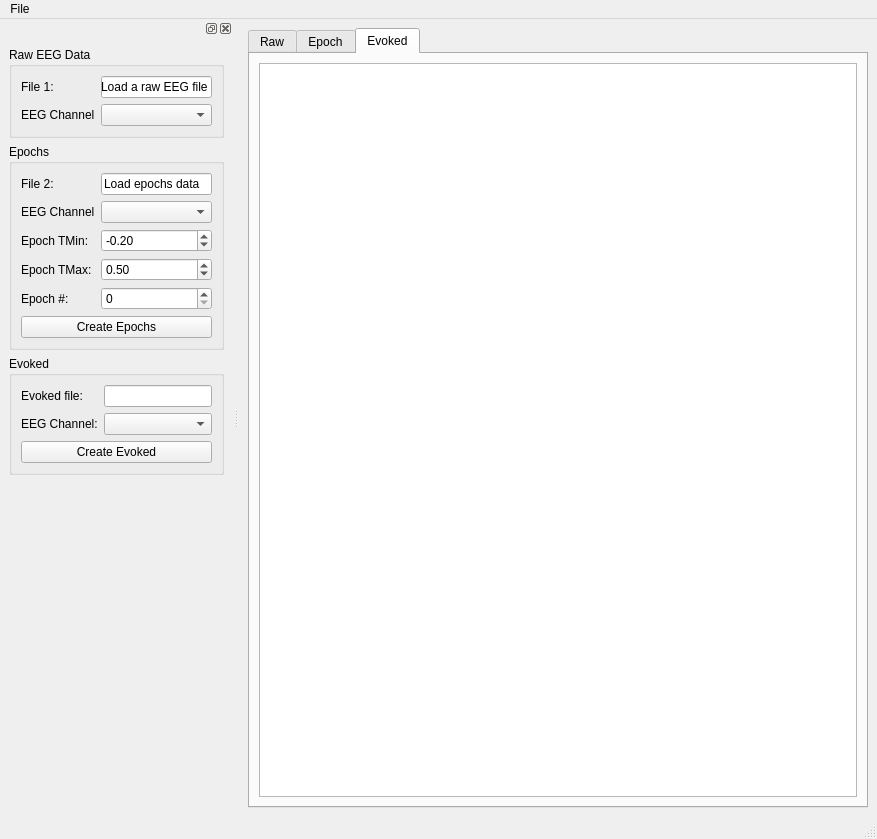
<?xml version="1.0" encoding="UTF-8"?>
<ui version="4.0">
 <class>MainWindow</class>
 <widget class="QMainWindow" name="MainWindow">
  <property name="geometry">
   <rect>
    <x>0</x>
    <y>0</y>
    <width>877</width>
    <height>839</height>
   </rect>
  </property>
  <property name="windowTitle">
   <string>MainWindow</string>
  </property>
  <widget class="QWidget" name="centralwidget">
   <layout class="QGridLayout" name="gridLayout">
    <item row="0" column="0">
     <widget class="QTabWidget" name="tabWidget">
      <property name="currentIndex">
       <number>2</number>
      </property>
      <widget class="QWidget" name="tab">
       <attribute name="title">
        <string>Raw</string>
       </attribute>
       <layout class="QGridLayout" name="gridLayout_3">
        <item row="0" column="0">
         <widget class="GraphicsLayoutWidget" name="graphicsView"/>
        </item>
       </layout>
      </widget>
      <widget class="QWidget" name="tab_2">
       <attribute name="title">
        <string>Epoch</string>
       </attribute>
       <layout class="QGridLayout" name="gridLayout_8">
        <item row="0" column="0">
         <widget class="GraphicsLayoutWidget" name="graphicsView_2"/>
        </item>
       </layout>
      </widget>
      <widget class="QWidget" name="tab_3">
       <attribute name="title">
        <string>Evoked</string>
       </attribute>
       <layout class="QGridLayout" name="gridLayout_9">
        <item row="0" column="0">
         <widget class="GraphicsLayoutWidget" name="graphicsView_3"/>
        </item>
       </layout>
      </widget>
     </widget>
    </item>
   </layout>
  </widget>
  <widget class="QMenuBar" name="menubar">
   <property name="geometry">
    <rect>
     <x>0</x>
     <y>0</y>
     <width>877</width>
     <height>19</height>
    </rect>
   </property>
   <widget class="QMenu" name="menuFile">
    <property name="title">
     <string>File</string>
    </property>
    <addaction name="actionLoad_File"/>
    <addaction name="actionExit"/>
   </widget>
   <addaction name="menuFile"/>
  </widget>
  <widget class="QStatusBar" name="statusbar"/>
  <widget class="QDockWidget" name="dockWidget">
   <attribute name="dockWidgetArea">
    <number>1</number>
   </attribute>
   <widget class="QWidget" name="dockWidgetContents">
    <layout class="QGridLayout" name="gridLayout_4">
     <item row="3" column="0">
      <spacer name="verticalSpacer">
       <property name="orientation">
        <enum>Qt::Vertical</enum>
       </property>
       <property name="sizeHint" stdset="0">
        <size>
         <width>20</width>
         <height>40</height>
        </size>
       </property>
      </spacer>
     </item>
     <item row="0" column="0">
      <widget class="QGroupBox" name="groupBox_2">
       <property name="title">
        <string>Raw EEG Data</string>
       </property>
       <layout class="QGridLayout" name="gridLayout_2">
        <item row="0" column="0">
         <layout class="QGridLayout" name="gridLayout_6">
          <item row="0" column="2">
           <widget class="QLineEdit" name="fileLineEdit1_3">
            <property name="text">
             <string>Load a raw EEG file</string>
            </property>
            <property name="readOnly">
             <bool>true</bool>
            </property>
            <property name="placeholderText">
             <string>Load a .smr file.</string>
            </property>
           </widget>
          </item>
          <item row="0" column="0">
           <widget class="QLabel" name="fileLabel1_3">
            <property name="text">
             <string>File 1:</string>
            </property>
           </widget>
          </item>
          <item row="1" column="2">
           <widget class="QComboBox" name="eeg_channel_combo_box"/>
          </item>
          <item row="1" column="0">
           <widget class="QLabel" name="label_3">
            <property name="text">
             <string>EEG Channel</string>
            </property>
           </widget>
          </item>
         </layout>
        </item>
       </layout>
      </widget>
     </item>
     <item row="1" column="0">
      <widget class="QGroupBox" name="groupBox_3">
       <property name="title">
        <string>Epochs</string>
       </property>
       <layout class="QGridLayout" name="gridLayout_5">
        <item row="0" column="0">
         <layout class="QGridLayout" name="gridLayout_7">
          <item row="2" column="0">
           <widget class="QLabel" name="label_5">
            <property name="text">
             <string>Epoch TMin: </string>
            </property>
           </widget>
          </item>
          <item row="1" column="0">
           <widget class="QLabel" name="label_6">
            <property name="text">
             <string>EEG Channel</string>
            </property>
           </widget>
          </item>
          <item row="0" column="2">
           <widget class="QLineEdit" name="fileLineEdit1_4">
            <property name="text">
             <string>Load epochs data</string>
            </property>
            <property name="readOnly">
             <bool>true</bool>
            </property>
            <property name="placeholderText">
             <string>Load a .smr file.</string>
            </property>
           </widget>
          </item>
          <item row="0" column="0">
           <widget class="QLabel" name="fileLabel1_4">
            <property name="text">
             <string>File 2:</string>
            </property>
           </widget>
          </item>
          <item row="2" column="2">
           <widget class="QDoubleSpinBox" name="epoch_tmin_spinbox">
            <property name="minimum">
             <double>-1.000000000000000</double>
            </property>
            <property name="maximum">
             <double>1.000000000000000</double>
            </property>
            <property name="singleStep">
             <double>0.010000000000000</double>
            </property>
            <property name="value">
             <double>-0.200000000000000</double>
            </property>
           </widget>
          </item>
          <item row="3" column="0">
           <widget class="QLabel" name="label_7">
            <property name="text">
             <string>Epoch TMax: </string>
            </property>
           </widget>
          </item>
          <item row="3" column="2">
           <widget class="QDoubleSpinBox" name="epoch_tmax_spinbox">
            <property name="minimum">
             <double>-1.000000000000000</double>
            </property>
            <property name="maximum">
             <double>5.000000000000000</double>
            </property>
            <property name="singleStep">
             <double>0.010000000000000</double>
            </property>
            <property name="value">
             <double>0.500000000000000</double>
            </property>
           </widget>
          </item>
          <item row="1" column="2">
           <widget class="QComboBox" name="epoch_channel_combo_box"/>
          </item>
          <item row="4" column="2">
           <widget class="QSpinBox" name="epoch_number_spinbox"/>
          </item>
          <item row="4" column="0">
           <widget class="QLabel" name="label">
            <property name="text">
             <string>Epoch #:</string>
            </property>
           </widget>
          </item>
         </layout>
        </item>
        <item row="1" column="0">
         <widget class="QPushButton" name="create_epochs_button">
          <property name="text">
           <string>Create Epochs</string>
          </property>
         </widget>
        </item>
       </layout>
      </widget>
     </item>
     <item row="2" column="0">
      <widget class="QGroupBox" name="groupBox">
       <property name="title">
        <string>Evoked</string>
       </property>
       <layout class="QGridLayout" name="gridLayout_10">
        <item row="0" column="0">
         <widget class="QLabel" name="label_2">
          <property name="text">
           <string>Evoked file:</string>
          </property>
         </widget>
        </item>
        <item row="0" column="1">
         <widget class="QLineEdit" name="lineEdit"/>
        </item>
        <item row="1" column="0">
         <widget class="QLabel" name="label_4">
          <property name="text">
           <string>EEG Channel:</string>
          </property>
         </widget>
        </item>
        <item row="1" column="1">
         <widget class="QComboBox" name="evoked_channel_combo_box"/>
        </item>
        <item row="2" column="0" colspan="2">
         <widget class="QPushButton" name="create_evoked_button">
          <property name="text">
           <string>Create Evoked</string>
          </property>
         </widget>
        </item>
       </layout>
      </widget>
     </item>
    </layout>
   </widget>
  </widget>
  <action name="actionLoad_File">
   <property name="text">
    <string>Load File</string>
   </property>
  </action>
  <action name="actionExit">
   <property name="text">
    <string>Exit</string>
   </property>
  </action>
 </widget>
 <customwidgets>
  <customwidget>
   <class>GraphicsLayoutWidget</class>
   <extends>QGraphicsView</extends>
   <header>pyqtgraph</header>
  </customwidget>
 </customwidgets>
 <resources/>
 <connections/>
</ui>
